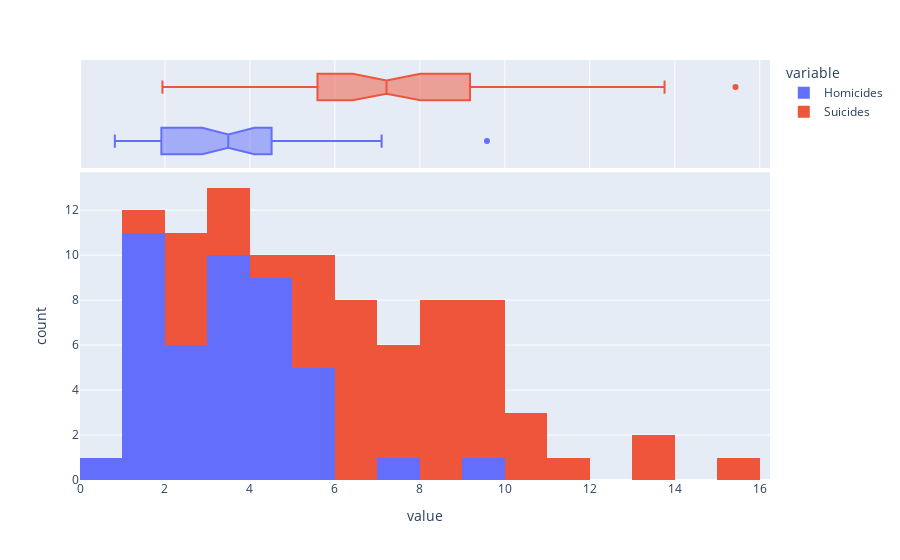

The code cell stored with this chart in its notebook:
### Code cell
test = deaths[deaths['Year']==2010]
fig = px.histogram(test, x=["Homicides","Suicides"],
            marginal='box')
fig.show()

### Figure 1 — Plotly figure (JSON) as saved in the notebook; plotly's stock layout.template omitted (floating-point values rounded to 4 significant figures)
{"data": [{"alignmentgroup": "True", "bingroup": "x", "hovertemplate": "variable=Homicides<br>value=%{x}<br>count=%{y}<extra></extra>", "legendgroup": "Homicides", "marker": {"color": "#636efa", "pattern": {"shape": ""}}, "name": "Homicides", "offsetgroup": "Homicides", "orientation": "v", "showlegend": true, "type": "histogram", "x": [5.97, 4.17, 4.36, 4.68, 3.47, 1.9, 2.91, 5.12, 4.31, 4.52, null, 0.82, 4.5, 3.51, 1.15, 2.42, 2.95, 9.58, 1.06, 5.41, 1.93, 4.72, 1.23, 7.1, 5.72, 1.8, 2.32, 3.36, null, 3.16, 3.89, 2.69, 3.95, null, 3.62, 3.52, 1.57, 4.13, 1.6, 5.07, null, 4.67, 3.57, 1.05, null, 3.37, 1.72, 2.72, 1.89, null], "xaxis": "x", "yaxis": "y"}, {"alignmentgroup": "True", "hovertemplate": "variable=Homicides<br>value=%{x}<extra></extra>", "legendgroup": "Homicides", "marker": {"color": "#636efa"}, "name": "Homicides", "notched": true, "offsetgroup": "Homicides", "showlegend": false, "type": "box", "x": [5.97, 4.17, 4.36, 4.68, 3.47, 1.9, 2.91, 5.12, 4.31, 4.52, null, 0.82, 4.5, 3.51, 1.15, 2.42, 2.95, 9.58, 1.06, 5.41, 1.93, 4.72, 1.23, 7.1, 5.72, 1.8, 2.32, 3.36, null, 3.16, 3.89, 2.69, 3.95, null, 3.62, 3.52, 1.57, 4.13, 1.6, 5.07, null, 4.67, 3.57, 1.05, null, 3.37, 1.72, 2.72, 1.89, null], "xaxis": "x2", "yaxis": "y2"}, {"alignmentgroup": "True", "bingroup": "x", "hovertemplate": "variable=Suicides<br>value=%{x}<br>count=%{y}<extra></extra>", "legendgroup": "Suicides", "marker": {"color": "#EF553B", "pattern": {"shape": ""}}, "name": "Suicides", "offsetgroup": "Suicides", "orientation": "v", "showlegend": true, "type": "histogram", "x": [9.24, 15.43, 9.53, 9, 3.97, 8.19, 2.92, 4.75, 6.88, 7.45, 2.56, 11.65, 3.34, 6.82, 5.59, 7.22, 8.94, 8.52, 6.47, 3.69, 2.01, 5.89, 5.15, 8.51, 7.82, 13.04, 5.54, 10.51, 7.04, 1.94, 9.82, 2.25, 7.21, 8.39, 6.08, 9.93, 9.18, 5.62, 2.82, 8.24, 8.09, 8.93, 6.97, 10.65, 9.56, 6.99, 6.74, 10.64, 6.35, 13.76], "xaxis": "x", "yaxis": "y"}, {"alignmentgroup": "True", "hovertemplate": "variable=Suicides<br>value=%{x}<extra></extra>", "legendgroup": "Suicides", "marker": {"color": "#EF553B"}, "name": "Suicides", "notched": true, "offsetgroup": "Suicides", "showlegend": false, "type": "box", "x": [9.24, 15.43, 9.53, 9, 3.97, 8.19, 2.92, 4.75, 6.88, 7.45, 2.56, 11.65, 3.34, 6.82, 5.59, 7.22, 8.94, 8.52, 6.47, 3.69, 2.01, 5.89, 5.15, 8.51, 7.82, 13.04, 5.54, 10.51, 7.04, 1.94, 9.82, 2.25, 7.21, 8.39, 6.08, 9.93, 9.18, 5.62, 2.82, 8.24, 8.09, 8.93, 6.97, 10.65, 9.56, 6.99, 6.74, 10.64, 6.35, 13.76], "xaxis": "x2", "yaxis": "y2"}], "layout": {"barmode": "relative", "legend": {"title": {"text": "variable"}, "tracegroupgap": 0}, "margin": {"t": 60}, "xaxis": {"anchor": "y", "domain": [0, 1], "title": {"text": "value"}}, "xaxis2": {"anchor": "y2", "domain": [0, 1], "matches": "x", "showgrid": true, "showticklabels": false}, "yaxis": {"anchor": "x", "domain": [0, 0.7326], "title": {"text": "count"}}, "yaxis2": {"anchor": "x2", "domain": [0.7426, 1], "matches": "y2", "showgrid": false, "showline": false, "showticklabels": false, "ticks": ""}}}
